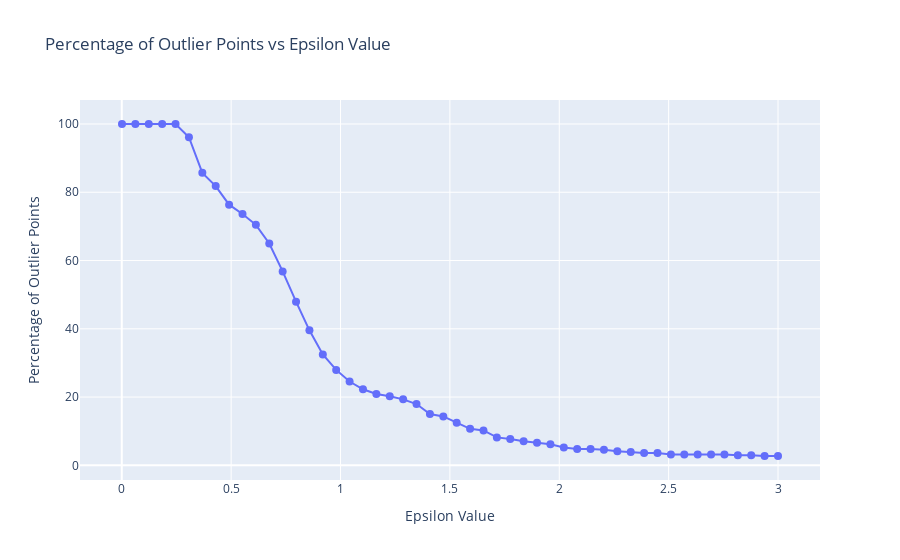

Here is the notebook cell this chart was saved with:
### Code cell
# Extract epsilon values and outlier percentages
epsilon_values = list(outlier_percentages.keys())
outlier_percentages_values = list(outlier_percentages.values())

# Create a line plot using Plotly
fig = go.Figure()

fig.add_trace(go.Scatter(x=epsilon_values, y=outlier_percentages_values, mode='lines+markers', 
                         name='Percentage of Outliers', marker=dict(size=8)))

fig.update_layout(title='Percentage of Outlier Points vs Epsilon Value',
                  xaxis_title='Epsilon Value',
                  yaxis_title='Percentage of Outlier Points')

fig.show()

### Figure 1 — Plotly figure (JSON) as saved in the notebook; plotly's stock layout.template omitted (floating-point values rounded to 4 significant figures)
{"data": [{"marker": {"size": 8}, "mode": "lines+markers", "name": "Percentage of Outliers", "type": "scatter", "x": [0.001, 0.0622, 0.1234, 0.1846, 0.2458, 0.307, 0.3682, 0.4294, 0.4906, 0.5518, 0.613, 0.6742, 0.7354, 0.7967, 0.8579, 0.9191, 0.9803, 1.041, 1.103, 1.164, 1.225, 1.286, 1.347, 1.409, 1.47, 1.531, 1.592, 1.654, 1.715, 1.776, 1.837, 1.898, 1.96, 2.021, 2.082, 2.143, 2.204, 2.266, 2.327, 2.388, 2.449, 2.51, 2.572, 2.633, 2.694, 2.755, 2.816, 2.878, 2.939, 3], "y": [100, 100, 100, 100, 100, 96.14, 85.68, 81.82, 76.36, 73.64, 70.45, 65, 56.82, 47.95, 39.55, 32.5, 27.95, 24.55, 22.27, 20.91, 20.23, 19.32, 17.95, 15, 14.32, 12.5, 10.68, 10.23, 8.182, 7.727, 7.045, 6.591, 6.136, 5.227, 4.773, 4.773, 4.545, 4.091, 3.864, 3.636, 3.636, 3.182, 3.182, 3.182, 3.182, 3.182, 2.955, 2.955, 2.727, 2.727]}], "layout": {"autosize": true, "title": {"text": "Percentage of Outlier Points vs Epsilon Value"}, "xaxis": {"autorange": true, "range": [-0.183, 3.184], "title": {"text": "Epsilon Value"}, "type": "linear"}, "yaxis": {"autorange": true, "range": [-6.232, 109.0], "title": {"text": "Percentage of Outlier Points"}, "type": "linear"}}}
